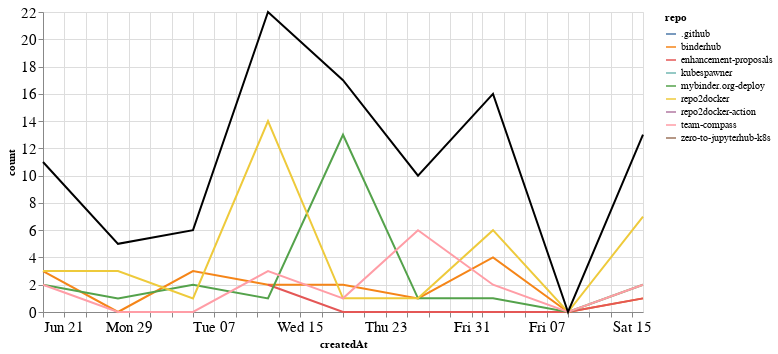

The code cell stored with this chart in its notebook:
### Markdown cell above
## Comments

### Code cell
comments_time = comments.groupby('repo').resample('W', on='createdAt').count()['author'].reset_index()
comments_time = comments_time.rename(columns={'author': 'count'})
comments_time_total = comments_time.groupby('createdAt').agg({"count": "sum"}).reset_index()
ch1 = alt.Chart(comments_time, width=600).mark_line().encode(
    x='createdAt',
    y='count',
    color='repo',
    tooltip="repo"
)

ch2 = alt.Chart(comments_time_total, width=600).mark_line(color="black").encode(
    x='createdAt',
    y='count',
)

ch1 + ch2

### Figure 1 — Vega-Lite specification as saved in the notebook (floating-point values rounded to 4 significant figures)
{"config": {"axisLeft": {"labelFontSize": 15}, "axisBottom": {"labelFontSize": 15}}, "layer": [{"data": {"name": "data-59815ea043e03c99ab52cab939aef129"}, "mark": "line", "encoding": {"color": {"type": "nominal", "field": "repo"}, "tooltip": {"type": "nominal", "field": "repo"}, "x": {"type": "temporal", "field": "createdAt"}, "y": {"type": "quantitative", "field": "count"}}, "width": 600}, {"data": {"name": "data-96137d39d4e44fe9c48749f5883140a7"}, "mark": {"type": "line", "color": "black"}, "encoding": {"x": {"type": "temporal", "field": "createdAt"}, "y": {"type": "quantitative", "field": "count"}}, "width": 600}], "$schema": "https://vega.github.io/schema/vega-lite/v4.8.1.json", "datasets": {"data-59815ea043e03c99ab52cab939aef129": [{"repo": ".github", "createdAt": "2020-06-21T00:00:00", "count": 1}, {"repo": "binderhub", "createdAt": "2020-06-21T00:00:00", "count": 3}, {"repo": "binderhub", "createdAt": "2020-06-28T00:00:00", "count": 0}, {"repo": "binderhub", "createdAt": "2020-07-05T00:00:00", "count": 3}, {"repo": "binderhub", "createdAt": "2020-07-12T00:00:00", "count": 2}, {"repo": "binderhub", "createdAt": "2020-07-19T00:00:00", "count": 2}, {"repo": "binderhub", "createdAt": "2020-07-26T00:00:00", "count": 1}, {"repo": "binderhub", "createdAt": "2020-08-02T00:00:00", "count": 4}, {"repo": "binderhub", "createdAt": "2020-08-09T00:00:00", "count": 0}, {"repo": "binderhub", "createdAt": "2020-08-16T00:00:00", "count": 1}, {"repo": "enhancement-proposals", "createdAt": "2020-07-12T00:00:00", "count": 2}, {"repo": "enhancement-proposals", "createdAt": "2020-07-19T00:00:00", "count": 0}, {"repo": "enhancement-proposals", "createdAt": "2020-07-26T00:00:00", "count": 0}, {"repo": "enhancement-proposals", "createdAt": "2020-08-02T00:00:00", "count": 0}, {"repo": "enhancement-proposals", "createdAt": "2020-08-09T00:00:00", "count": 0}, {"repo": "enhancement-proposals", "createdAt": "2020-08-16T00:00:00", "count": 1}, {"repo": "kubespawner", "createdAt": "2020-07-26T00:00:00", "count": 1}, {"repo": "mybinder.org-deploy", "createdAt": "2020-06-21T00:00:00", "count": 2}, {"repo": "mybinder.org-deploy", "createdAt": "2020-06-28T00:00:00", "count": 1}, {"repo": "mybinder.org-deploy", "createdAt": "2020-07-05T00:00:00", "count": 2}, {"repo": "mybinder.org-deploy", "createdAt": "2020-07-12T00:00:00", "count": 1}, {"repo": "mybinder.org-deploy", "createdAt": "2020-07-19T00:00:00", "count": 13}, {"repo": "mybinder.org-deploy", "createdAt": "2020-07-26T00:00:00", "count": 1}, {"repo": "mybinder.org-deploy", "createdAt": "2020-08-02T00:00:00", "count": 1}, {"repo": "mybinder.org-deploy", "createdAt": "2020-08-09T00:00:00", "count": 0}, {"repo": "mybinder.org-deploy", "createdAt": "2020-08-16T00:00:00", "count": 2}, {"repo": "repo2docker", "createdAt": "2020-06-21T00:00:00", "count": 3}, {"repo": "repo2docker", "createdAt": "2020-06-28T00:00:00", "count": 3}, {"repo": "repo2docker", "createdAt": "2020-07-05T00:00:00", "count": 1}, {"repo": "repo2docker", "createdAt": "2020-07-12T00:00:00", "count": 14}, {"repo": "repo2docker", "createdAt": "2020-07-19T00:00:00", "count": 1}, {"repo": "repo2docker", "createdAt": "2020-07-26T00:00:00", "count": 1}, {"repo": "repo2docker", "createdAt": "2020-08-02T00:00:00", "count": 6}, {"repo": "repo2docker", "createdAt": "2020-08-09T00:00:00", "count": 0}, {"repo": "repo2docker", "createdAt": "2020-08-16T00:00:00", "count": 7}, {"repo": "repo2docker-action", "createdAt": "2020-06-28T00:00:00", "count": 1}, {"repo": "team-compass", "createdAt": "2020-06-21T00:00:00", "count": 2}, {"repo": "team-compass", "createdAt": "2020-06-28T00:00:00", "count": 0}, {"repo": "team-compass", "createdAt": "2020-07-05T00:00:00", "count": 0}, {"repo": "team-compass", "createdAt": "2020-07-12T00:00:00", "count": 3}, {"repo": "team-compass", "createdAt": "2020-07-19T00:00:00", "count": 1}, {"repo": "team-compass", "createdAt": "2020-07-26T00:00:00", "count": 6}, {"repo": "team-compass", "createdAt": "2020-08-02T00:00:00", "count": 2}, {"repo": "team-compass", "createdAt": "2020-08-09T00:00:00", "count": 0}, {"repo": "team-compass", "createdAt": "2020-08-16T00:00:00", "count": 2}, {"repo": "zero-to-jupyterhub-k8s", "createdAt": "2020-08-02T00:00:00", "count": 3}], "data-96137d39d4e44fe9c48749f5883140a7": [{"createdAt": "2020-06-21T00:00:00", "count": 11}, {"createdAt": "2020-06-28T00:00:00", "count": 5}, {"createdAt": "2020-07-05T00:00:00", "count": 6}, {"createdAt": "2020-07-12T00:00:00", "count": 22}, {"createdAt": "2020-07-19T00:00:00", "count": 17}, {"createdAt": "2020-07-26T00:00:00", "count": 10}, {"createdAt": "2020-08-02T00:00:00", "count": 16}, {"createdAt": "2020-08-09T00:00:00", "count": 0}, {"createdAt": "2020-08-16T00:00:00", "count": 13}]}}
